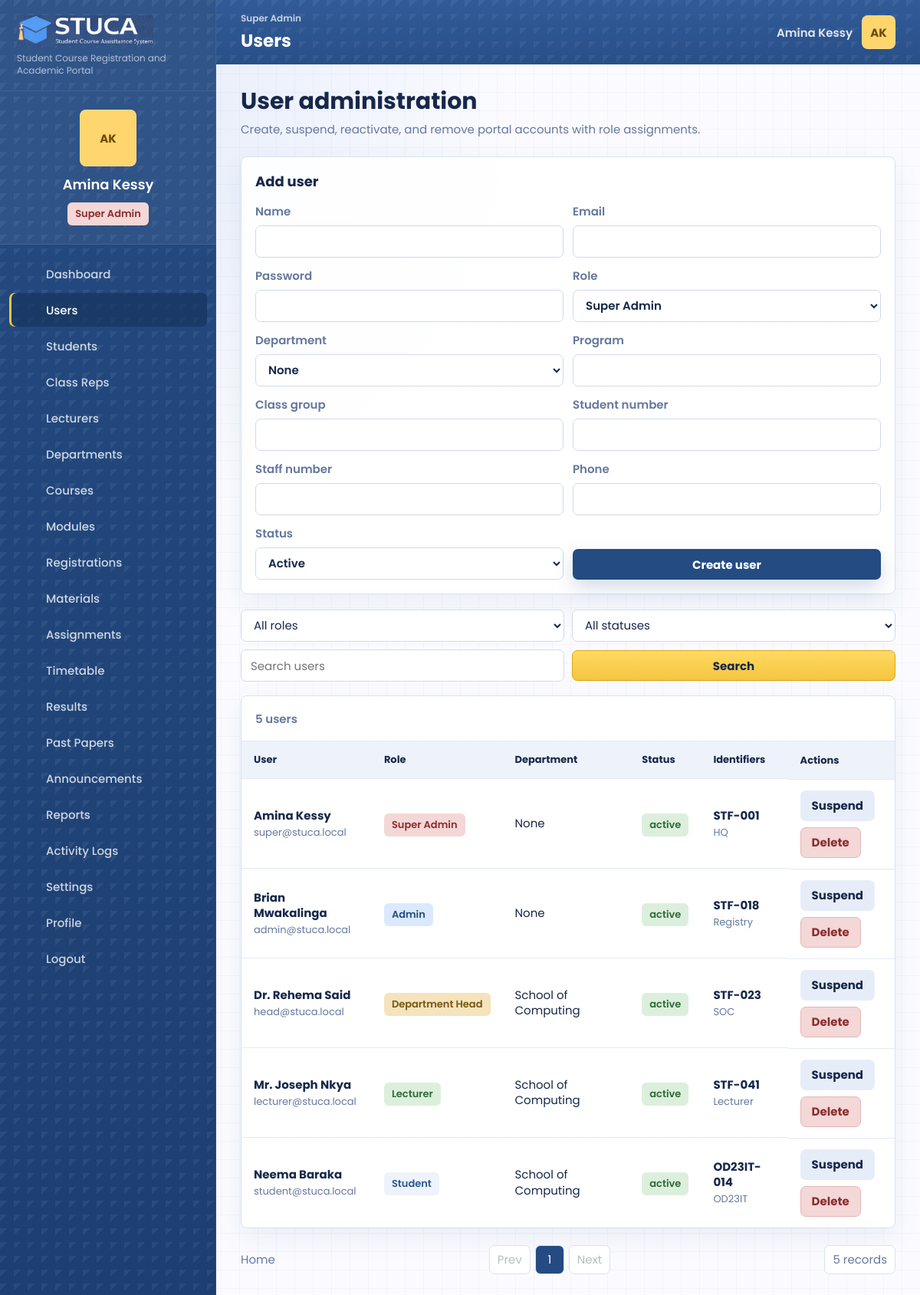
/users.php (signed in), run on the app's committed database.
### tables this page shows
CREATE TABLE users (
    id INT UNSIGNED AUTO_INCREMENT PRIMARY KEY,
    role_id INT UNSIGNED NOT NULL,
    department_id INT UNSIGNED NULL,
    name VARCHAR(140) NOT NULL,
    email VARCHAR(190) NOT NULL UNIQUE,
    password_hash VARCHAR(255) NOT NULL,
    status ENUM('active', 'suspended') NOT NULL DEFAULT 'active',
    student_number VARCHAR(60) NULL UNIQUE,
    staff_number VARCHAR(60) NULL UNIQUE,
    phone VARCHAR(40) NULL,
    program VARCHAR(160) NULL,
    class_group VARCHAR(80) NULL,
    created_at TIMESTAMP DEFAULT CURRENT_TIMESTAMP,
    updated_at TIMESTAMP DEFAULT CURRENT_TIMESTAMP ON UPDATE CURRENT_TIMESTAMP,
    INDEX idx_users_role (role_id),
    INDEX idx_users_department (department_id),
    INDEX idx_users_status (status),
    CONSTRAINT fk_users_role FOREIGN KEY (role_id) REFERENCES roles(id),
    CONSTRAINT fk_users_department FOREIGN KEY (department_id) REFERENCES departments(id) ON DELETE SET NULL
);

CREATE TABLE roles (
    id INT UNSIGNED AUTO_INCREMENT PRIMARY KEY,
    slug VARCHAR(60) NOT NULL UNIQUE,
    name VARCHAR(100) NOT NULL,
    description VARCHAR(255) NULL,
    created_at TIMESTAMP DEFAULT CURRENT_TIMESTAMP,
    updated_at TIMESTAMP DEFAULT CURRENT_TIMESTAMP ON UPDATE CURRENT_TIMESTAMP
);

CREATE TABLE departments (
    id INT UNSIGNED AUTO_INCREMENT PRIMARY KEY,
    name VARCHAR(160) NOT NULL,
    code VARCHAR(30) NOT NULL UNIQUE,
    description TEXT NULL,
    head_user_id INT UNSIGNED NULL,
    created_at TIMESTAMP DEFAULT CURRENT_TIMESTAMP,
    updated_at TIMESTAMP DEFAULT CURRENT_TIMESTAMP ON UPDATE CURRENT_TIMESTAMP,
    INDEX idx_departments_code (code)
);

### public/users.php (the view, shortened to what the rows shown need)
<?php
require dirname(__DIR__) . '/app/bootstrap.php';
$repo = repository();
$filters = [
    'role' => request_value('role'),
    'status' => request_value('status'),
    'search' => request_value('search'),
];
$users = $repo->getUsers($filters);
$pagination = paginate($users, (int) request_value('page', '1'), app_config('items_per_page'));
?>
<section class="page-title-row">
    <div>
        <h2>User administration</h2>
    </div>
</section>
<section class="panel compact">
    <div class="panel-heading">
        <h2>Add user</h2>
    </div>
</section>
<section class="panel table-panel">
    <div class="responsive-table">
        <table>
            <thead>
                <tr>
                    <th>User</th>
                    <th>Role</th>
                    <th>Department</th>
                    <th>Status</th>
                    <th>Identifiers</th>
                    <th>Actions</th>
                </tr>
            </thead>
            <tbody>
                <?php foreach ($pagination['items'] as $record): ?>
                    <tr>
                        <td>
                            <strong><?= e($record['name']) ?></strong>
                            <span><?= e($record['email']) ?></span>
                        </td>
                        <td><span class="pill <?= e(role_badge_class($record['role'])) ?>"><?= e($record['role_name'] ?? role_label($record['role'])) ?></span></td>
                        <td><?= e($record['department_name'] ?? 'None') ?></td>
                        <td><span class="pill <?= $record['status'] === 'active' ? 'success' : 'warning' ?>"><?= e($record['status']) ?></span></td>
                        <td>
                            <strong><?= e($record['student_number'] ?: $record['staff_number'] ?: 'Not set') ?></strong>
                            <span><?= e($record['class_group'] ?? '') ?></span>
                        </td>
                        <td class="action-cell">
                            <form method="post" class="inline-form">
                                <button class="button subtle" type="submit"><?= $record['status'] === 'active' ? 'Suspend' : 'Activate' ?></button>
                            </form>
                            <form method="post" class="inline-form" data-confirm="Delete this account?">
                                <button class="button danger" type="submit">Delete</button>
                            </form>
                        </td>
                    </tr>
                <?php endforeach; ?>
            </tbody>
        </table>
    </div>
</section>

### data on the page
users: name "Amina Kessy", email "super@stuca.local", role.name "Super Admin", department_name "None", status "active", staff_number "STF-001", class_group "HQ", shows "Suspend"
users: name "Brian Mwakalinga", email "admin@stuca.local", role.name "Admin", department_name "None", status "active", staff_number "STF-018", class_group "Registry", shows "Suspend"
users: name "Dr. Rehema Said", email "head@stuca.local", role.name "Department Head", department.name "School of Computing", status "active", staff_number "STF-023", class_group "SOC", shows "Suspend"
users: name "Mr. Joseph Nkya", email "lecturer@stuca.local", role.name "Lecturer", department.name "School of Computing", status "active", staff_number "STF-041", class_group "Lecturer", shows "Suspend"
users: name "Neema Baraka", email "student@stuca.local", role.name "Student", department.name "School of Computing", status "active", student_number "OD23IT-014", class_group "OD23IT", shows "Suspend"

### other printed values
$config['app_subtitle'] "Student Course Registration and Academic Portal"
initials($displayName) "AK"
$displayName "Amina Kessy"
$role "Super Admin"
$item['label'] "Dashboard"
$item['label'] "Users"
$item['label'] "Students"
$item['label'] "Class Reps"
$item['label'] "Lecturers"
$item['label'] "Departments"
$item['label'] "Courses"
$item['label'] "Modules"
$item['label'] "Registrations"
$item['label'] "Materials"
$item['label'] "Assignments"
